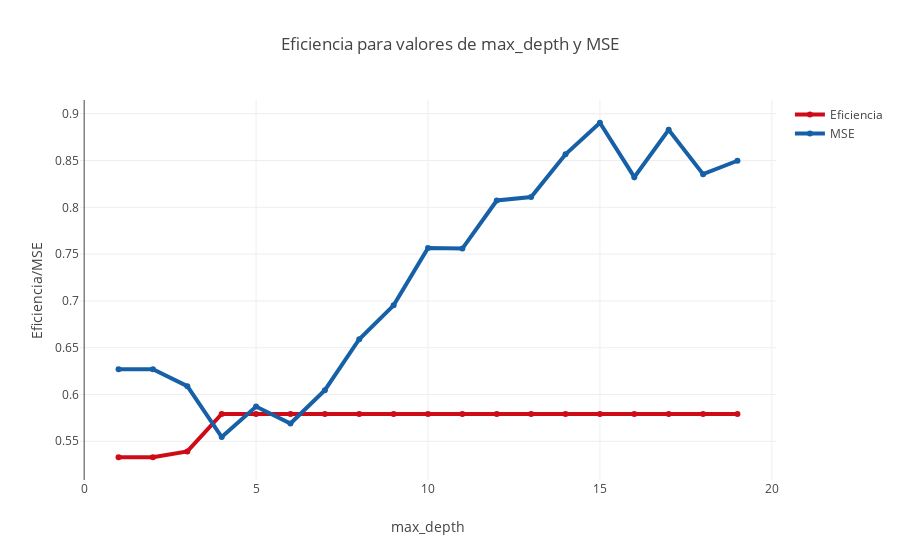

The cell this chart's notebook holds for it:
### Code cell
trace0 = go.Scatter(
        x=list(range(1,20)),
        y=eficiencia,
        name = 'Eficiencia',
        line = dict(
        color = ('rgb(205, 12, 24)'),
        width = 4)
)
trace1 = go.Scatter(
    x=list(range(1,20)),
    y=meanMSE,
    name = 'MSE',
    line = dict(
        color = ('rgb(22, 96, 167)'),
        width = 4,)
)

dataG = [trace0, trace1]

layout = dict(title = 'Eficiencia para valores de max_depth y MSE',
              xaxis = dict(title = 'max_depth'),
              yaxis = dict(title = 'Eficiencia/MSE'),
              )
fig = dict(data=dataG, layout=layout)
iplot(fig)

### Figure 1 — Plotly figure (JSON) as saved in the notebook; plotly's stock layout.template omitted (floating-point values rounded to 4 significant figures)
{"data": [{"line": {"color": "rgb(205, 12, 24)", "width": 4}, "name": "Eficiencia", "type": "scatter", "x": [1, 2, 3, 4, 5, 6, 7, 8, 9, 10, 11, 12, 13, 14, 15, 16, 17, 18, 19], "y": [0.5329, 0.5329, 0.5392, 0.5792, 0.5792, 0.5792, 0.5792, 0.5792, 0.5792, 0.5792, 0.5792, 0.5792, 0.5792, 0.5792, 0.5792, 0.5792, 0.5792, 0.5792, 0.5792]}, {"line": {"color": "rgb(22, 96, 167)", "width": 4}, "name": "MSE", "type": "scatter", "x": [1, 2, 3, 4, 5, 6, 7, 8, 9, 10, 11, 12, 13, 14, 15, 16, 17, 18, 19], "y": [0.6271, 0.6271, 0.6089, 0.5545, 0.5871, 0.569, 0.6046, 0.659, 0.6953, 0.7566, 0.756, 0.8073, 0.811, 0.8567, 0.8904, 0.8322, 0.8829, 0.8354, 0.8498]}], "layout": {"title": "Eficiencia para valores de max_depth y MSE", "xaxis": {"title": "max_depth"}, "yaxis": {"title": "Eficiencia/MSE"}}}
